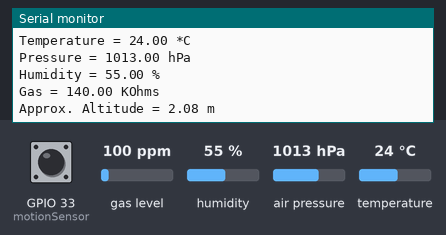
Recording of a sketch running on a simulated ESP32. Shown: the last lines printed to the serial monitor. The test bench sets the inputs (shaded band); at power-on: gas level 100 ppm, humidity 55 %, air pressure 1013 hPa, temperature 24 °C, GPIO 33 (motionSensor) HIGH. WiFi joins after 1.5 s; servers stay silent unless stated; no MQTT or app messages arrive unless stated.

Above: at 2.7 s.
2.8 s: gas level set to 20 ppm
At 4.93 s:
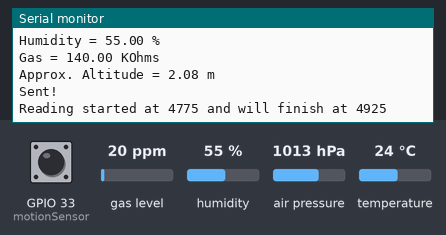
9.4 s: humidity set to 22 %
At 11.35 s:
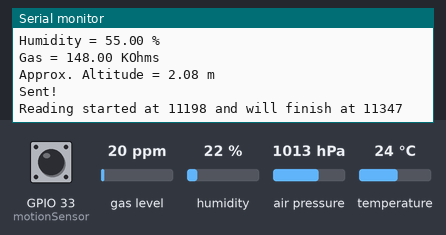
11.4 s: air pressure set to 952 hPa
At 12.1 s:
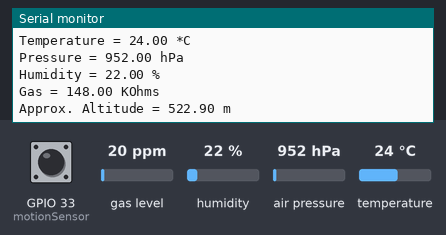
13.4 s: temperature set to 12 °C
At 14.57 s:
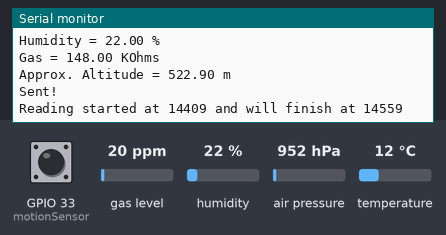
15.4 s: GPIO 33 (motionSensor) pulsed LOW 2 times (0.12 s each, 0.3 s apart)
At 17.2 s:
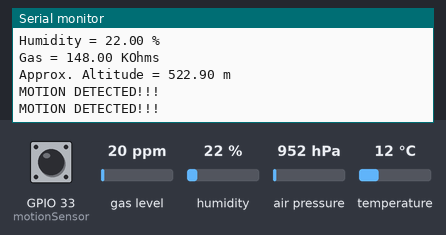

The sketch:

ESP32.ino
```cpp
#include <Wire.h>
#include <SPI.h>
#include <WiFi.h>
#include <Adafruit_Sensor.h>
#include "Adafruit_BME680.h"
#include "Adafruit_MQTT.h"
#include "Adafruit_MQTT_Client.h"

/*** WiFi parametres***/
#define WLAN_SSID       "YOUR_VIFI_NAME"
#define WLAN_PASS       "YOUR_WIFI_PASSWORD"

/*** Adafruit IO ***/
#define AIO_SERVER      "io.adafruit.com"
#define AIO_SERVERPORT  1883
#define AIO_USERNAME    "YOUR_ADAFRUIT_USERNAME"
#define AIO_KEY         "YOUR_ADAFRUIT_APP_KEY"


/*** Parrametrisation de votre MQTT client ***/
WiFiClient client;
Adafruit_MQTT_Client mqtt(&client, AIO_SERVER, AIO_SERVERPORT, AIO_USERNAME, AIO_KEY);
Adafruit_MQTT_Publish Temperature_Etienne = Adafruit_MQTT_Publish(&mqtt, AIO_USERNAME "/feeds/Temperature_Etienne");
Adafruit_MQTT_Publish Humidity_Etienne = Adafruit_MQTT_Publish(&mqtt, AIO_USERNAME "/feeds/Humidity_Etienne");

//Declaration de la pression moyenne sur terre.
#define SEALEVELPRESSURE_HPA (1013.25)

/*** Delcaration du bus SPI ***/
#define BME_SCK 18
#define BME_MISO 19
#define BME_MOSI 23
#define BME_CS 5
Adafruit_BME680 bme(BME_CS, BME_MOSI, BME_MISO, BME_SCK);

/*** Déclaration du motion sensor ***/
#define timeSeconds 2
const int motionSensor = 33;
unsigned long now = millis();
unsigned long lastTrigger = 0;
boolean startTimer = false;

/*** Fonction utilisé par l'interuption ***/
void IRAM_ATTR detectsMovement() {
  Serial.println("MOTION DETECTED!!!");
  startTimer = true;
  lastTrigger = millis();
}

void setup() {

  Serial.begin(115200);

  /*** Parametrisation du motion sensor ***/
  pinMode(motionSensor, INPUT_PULLUP);
  attachInterrupt(digitalPinToInterrupt(motionSensor), detectsMovement, RISING);

  /*** Detection du capteur BME ***/
    if (! bme.begin()) {
  Serial.println(F("Could not find a valid BME680 sensor, check wiring!"));
  while (1);


}
  bme.setTemperatureOversampling(BME680_OS_8X);
  bme.setHumidityOversampling(BME680_OS_2X);
  bme.setPressureOversampling(BME680_OS_4X);
  bme.setIIRFilterSize(BME680_FILTER_SIZE_3);
  bme.setGasHeater(320, 150);

  // Connection au Wifi
  delay(10);
  Serial.print(F("Connecting to "));
  Serial.println(WLAN_SSID);
  WiFi.begin(WLAN_SSID, WLAN_PASS);
  while (WiFi.status() != WL_CONNECTED) {
    delay(500);
    Serial.print(F("."));
  }
  Serial.println();
  Serial.println(F("WiFi connected"));
  Serial.println(F("IP address: "));
  Serial.println(WiFi.localIP());

  // Connection à Adafruit IO.
  connect();
}

  // connection à Adafruit IO via MQTT.
void connect() {
  Serial.print(F("Connecting to Adafruit IO... "));
  int8_t ret;
  while ((ret = mqtt.connect()) != 0) {
    switch (ret) {
      case 1: Serial.println(F("Wrong protocol")); break;
      case 2: Serial.println(F("ID rejected")); break;
      case 3: Serial.println(F("Server unavail")); break;
      case 4: Serial.println(F("Bad user/pass")); break;
      case 5: Serial.println(F("Not authed")); break;
      case 6: Serial.println(F("Failed to subscribe")); break;
      default: Serial.println(F("Connection failed")); break;
    }

    if(ret >= 0)
      mqtt.disconnect();

    Serial.println(F("Retrying connection..."));
    delay(10000);
  }
  Serial.println(F("Adafruit IO reussi!"));
}

void loop() {

  /*** Verification de la cnnexion à Adafruit IO ***/
  if(! mqtt.ping(3)) {
    // reconnect to adafruit io
    if(! mqtt.connected())
      connect();
  }

  /*** Détecteur de movement ***/
  now = millis();
  if(startTimer && (now - lastTrigger > (timeSeconds*1000))) {
    Serial.println("Motion stopped...");
    startTimer = false;
  }


  /*** Capteur BME5680 ***/
  unsigned long endTime = bme.beginReading();
  if (endTime == 0) {
    Serial.println(F("Failed to begin reading :("));
    return;
  }
  Serial.print(F("Reading started at "));
  Serial.print(millis());
  Serial.print(F(" and will finish at "));
  Serial.println(endTime);
  delay(50);
  if (!bme.endReading()) {
    Serial.println(F("Failed to complete reading :("));
    return;
  }
  Serial.print(F("Reading completed at "));
  Serial.println(millis());

  Serial.print(F("Temperature = "));
  float temp = bme.temperature;
  Serial.print(temp);
  Serial.println(F(" *C"));

  Serial.print(F("Pressure = "));
  float pressure = bme.pressure / 100.0;
  Serial.print(pressure);
  Serial.println(F(" hPa"));

  Serial.print(F("Humidity = "));
  float hum = bme.humidity;
  Serial.print(hum);
  Serial.println(F(" %"));

  Serial.print(F("Gas = "));
  Serial.print(bme.gas_resistance / 1000.0);
  Serial.println(F(" KOhms"));

  Serial.print(F("Approx. Altitude = "));
  Serial.print(bme.readAltitude(SEALEVELPRESSURE_HPA));
  Serial.println(F(" m"));

  Serial.println();
  //Envoie toute les 30s.
  delay(3000);

  /*** Envoie à Adafruit ***/

   if (! Temperature_Etienne.publish(temp)) {
      Serial.println(F("Failed"));
    }
       if (! Humidity_Etienne.publish(hum)) {
      Serial.println(F("Failed"));
    }
    else {
      Serial.println(F("Sent!"));
    }
}
```

Measured:
- after the input at 11.4 s, the serial monitor: prints a new line at once (image 3)
- after the input at 15.4 s, the serial monitor: prints a new line after 0.12 s (image 5)
